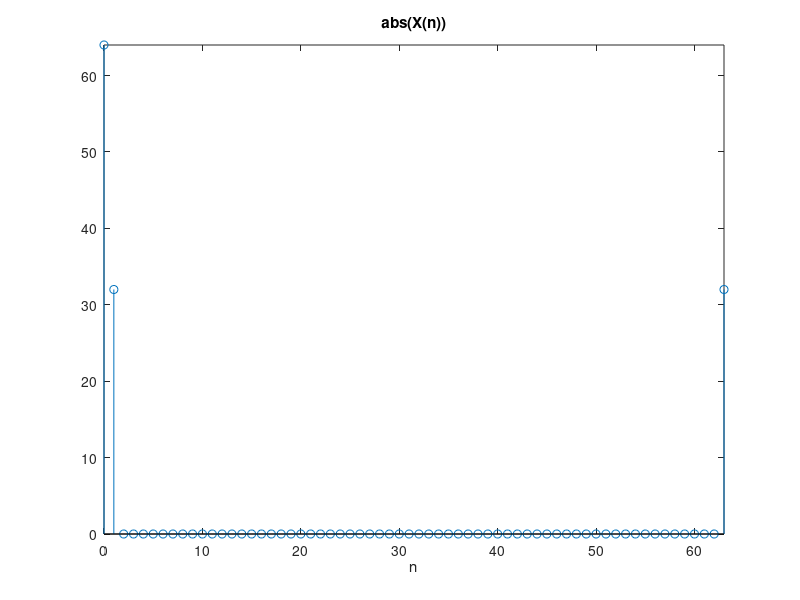
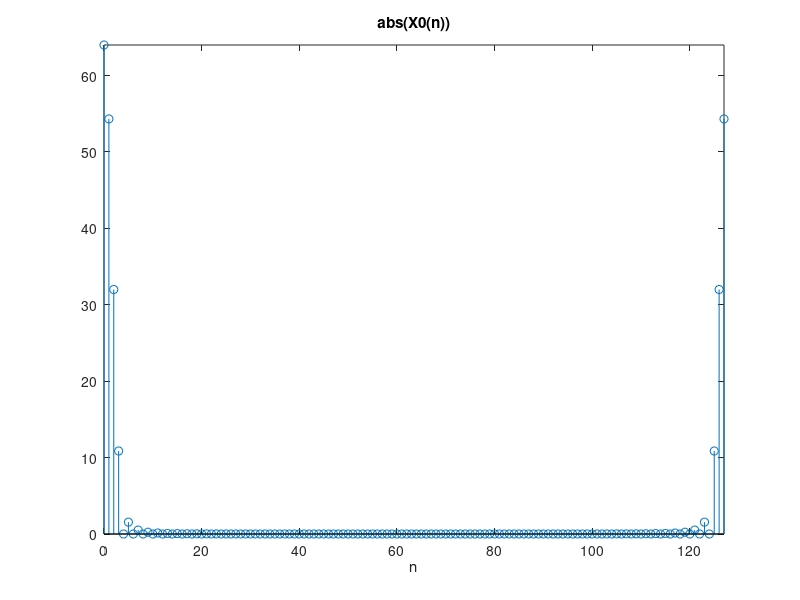

These charts were generated, in order, by the following MATLAB code:
% ##############################################################################
% ##  Loesung:  DFT: Interpolation                                            ##
% ##############################################################################

N  = 64;
x  = 1-cos(2*pi/N*(0:N-1));    
X  = fft(x);

x0 = [x zeros(1,N)];           
X0 = fft(x0);

% # grafische Ausgabe # %
figure; 
stem(0:N-1,abs(X));
axis([0 N-1 0 max(X)]);
title('abs(X(n))');
xlabel('n');

figure; 
stem(0:2*N-1,abs(X0)); 
axis([0 2*N-1 0 max(X)]);
title('abs(X0(n))');
xlabel('n'); 
% #####  EOF  #####
